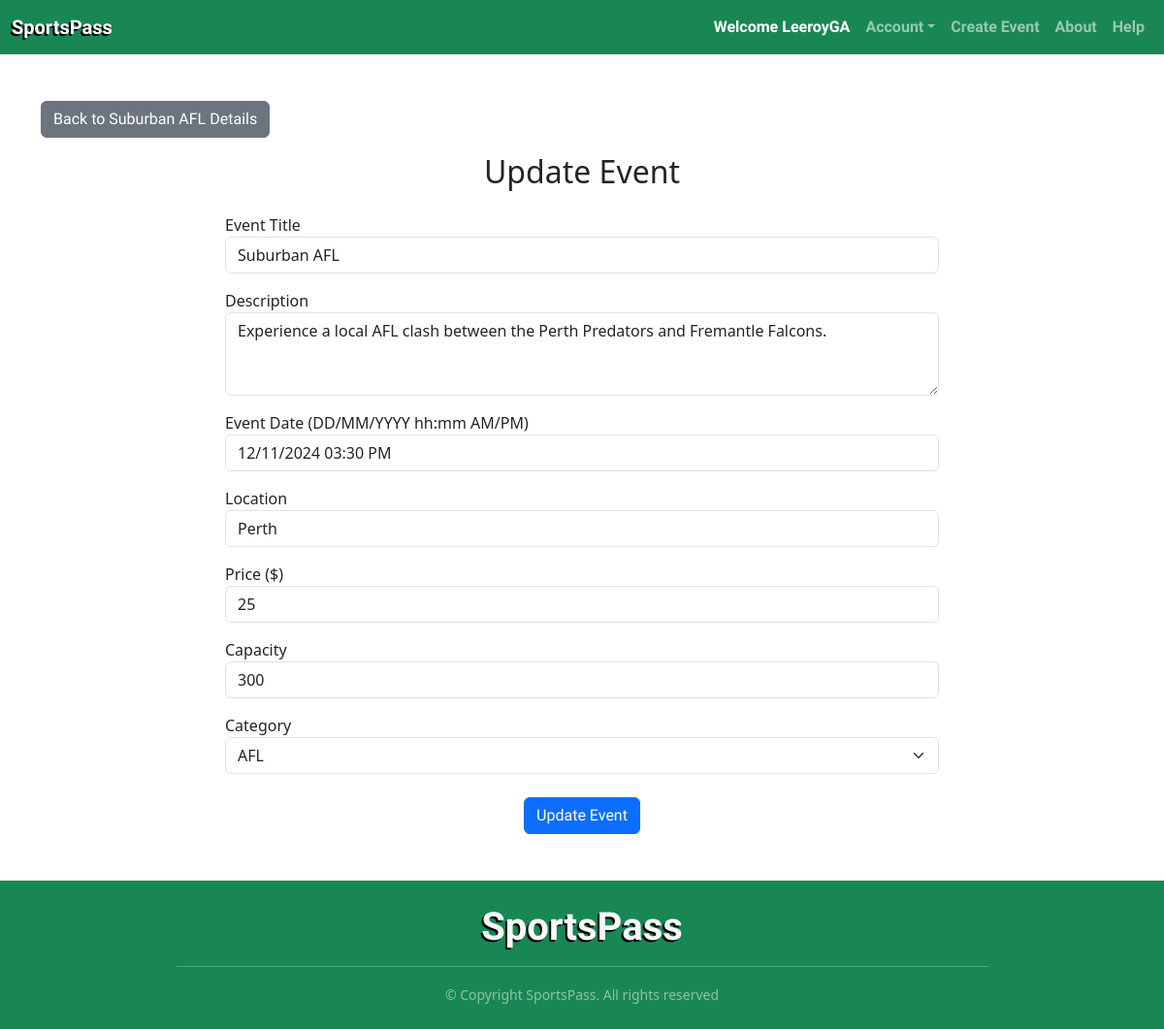
The page /events/3/update (signed in) on the database as committed earlier.
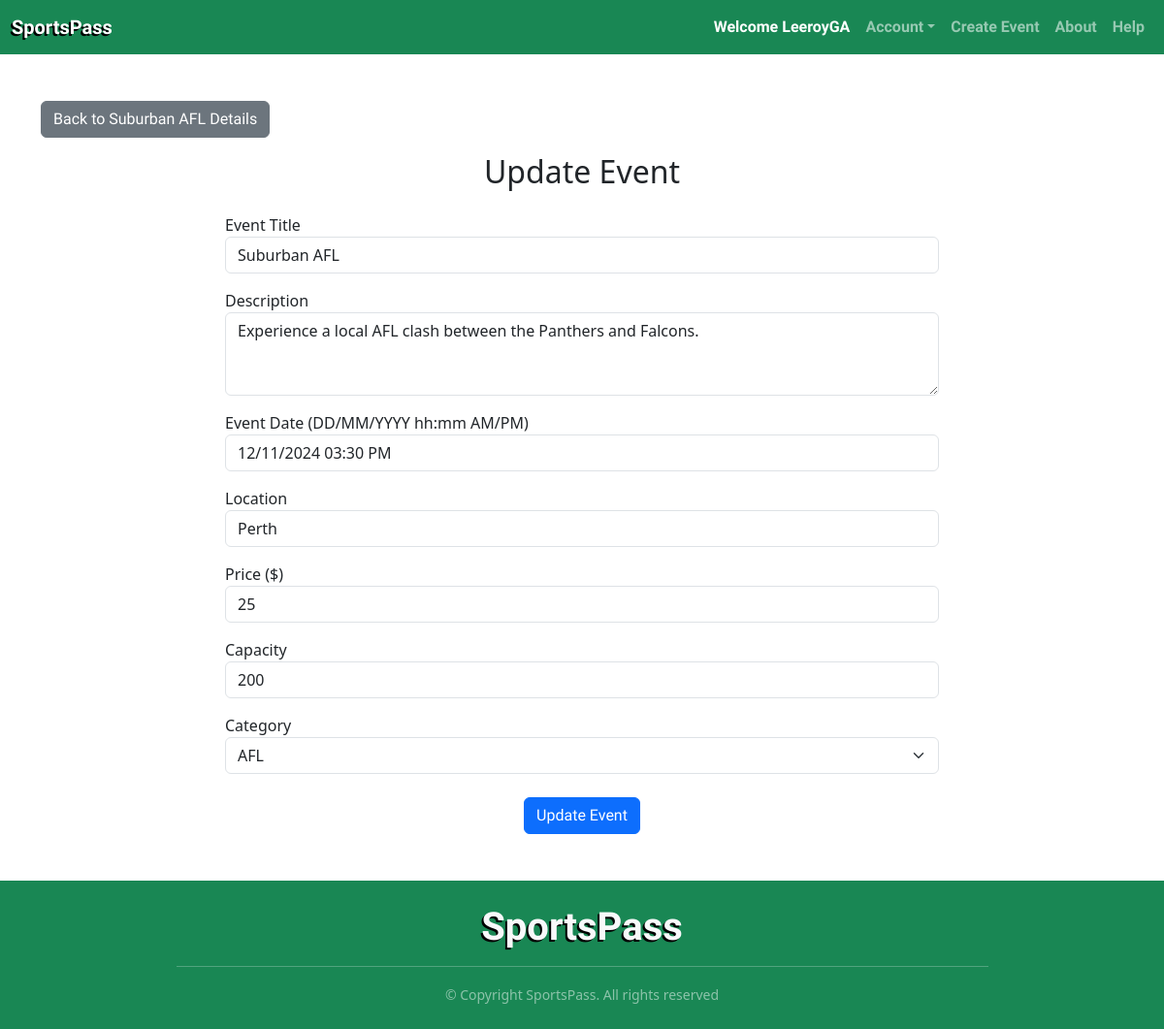
The same page on the database as committed later.
### sportspass/models.py (models this page shows, shortened)
class Event(db.Model):
    __tablename__ = 'events'
    id = db.Column(db.Integer, primary_key=True)
    name = db.Column(db.String(80), nullable=False)
    description = db.Column(db.String(200))
    date = db.Column(db.DateTime, nullable=False)
    location = db.Column(db.String(200), nullable=False)
    price = db.Column(db.Float, nullable=False)
    image = db.Column(db.String(400))
    capacity = db.Column(db.Integer, nullable=False)
    category = db.Column(db.String(50), nullable=False)
    status = db.Column(
        Enum('open', 'inactive', 'sold out', 'cancelled', name='event_status'),
        nullable=False,
        default='open'
    )
    comments = db.relationship('Comment', backref='event', cascade='all, delete-orphan')
    orders = db.relationship('Order', back_populates='event', cascade='all, delete-orphan')
    user_id = db.Column(db.Integer, db.ForeignKey('users.id'), nullable=False)

### sportspass/events.py (the view, shortened to what this page needs)
@eventbp.route('/<int:id>/update', methods=['GET', 'POST'])
@login_required
def update_event(id):
    event = db.session.scalar(db.select(Event).where(Event.id == id))
    if event.user_id != current_user.id:
        flash("You are not authorized to update this event.", "danger")
        return redirect(url_for('event.show', id=id))
    form = UpdateEventForm(obj=event)
    return render_template('events/update.html', form=form, event=event)

### sportspass/forms.py
class UpdateEventForm(FlaskForm):
    name = StringField('Event Title', validators=[InputRequired()])
    description = TextAreaField('Description')
    date = DateTimeField('Event Date (DD/MM/YYYY hh:mm AM/PM)', validators=[InputRequired()], format='%d/%m/%Y %I:%M %p')
    location = StringField('Location', validators=[InputRequired()])
    price = IntegerField('Price ($)', validators=[InputRequired()])
    capacity = IntegerField('Capacity', validators=[
        InputRequired(),
        NumberRange(min=1, message='Capacity must be a positive integer')
    ])
    category = StringField('Category', validators=[InputRequired()])
    submit = SubmitField("Update Event")

### sportspass/templates/events/update.html (shortened to what this page needs)
{% extends "base.html" %}
{% block content %}
<div class="container mt-5">
  <div class="row justify-content-start mb-3">
      <div class="col">
        <a href="{{ url_for('event.show', id=event.id) }}" class="btn btn-secondary">Back to {{event.name}} Details</a>
      </div>
  </div>
  <div class="row justify-content-center">
    <div class="col-md-8 mb-5">
      <h2 class="text-center mb-4">Update Event</h2>
      <form method="POST">
        <div class="mb-3">
          <label>{{ form.name.label }}</label>
          {{ form.name(class="form-control", placeholder="Enter event name") }}
        </div>
        <div class="mb-3">
          <label>{{ form.description.label }}</label>
          {{ form.description(class="form-control", placeholder="Enter event description", rows="3") }}
        </div>
        <div class="mb-3">
          <label>{{ form.date.label }}</label>
          {{ form.date(class="form-control", placeholder="Select event date") }}
        </div>
        <div class="mb-3">
          <label>{{ form.location.label }}</label>
          {{ form.location(class="form-control", placeholder="Enter event location") }}
        </div>
        <div class="mb-3">
          <label>{{ form.price.label }}</label>
          {{ form.price(class="form-control", placeholder="Enter event price") }}
        </div>
        <div class="mb-3">
          <label>{{ form.capacity.label }}</label>
          {{ form.capacity(class="form-control", placeholder="Enter event capacity") }}
        </div>
        <div class="mb-3">
          <label>{{ form.category.label }}</label>
          {{ form.category(class="form-select") }}
        </div>
        <div class="text-center mt-4">
          {{ form.submit(class="btn btn-primary") }}
        </div>
      </form>
    </div>
  </div>
</div>
{% endblock %}

Rows that differ between the two databases and show on the page:
changed Event "Suburban AFL": description "Experience a local AFL clash between the Perth Predators and Fremantle Falcons." → "Experience a local AFL clash between the Panthers and Falcons."; capacity "300" → "200"
